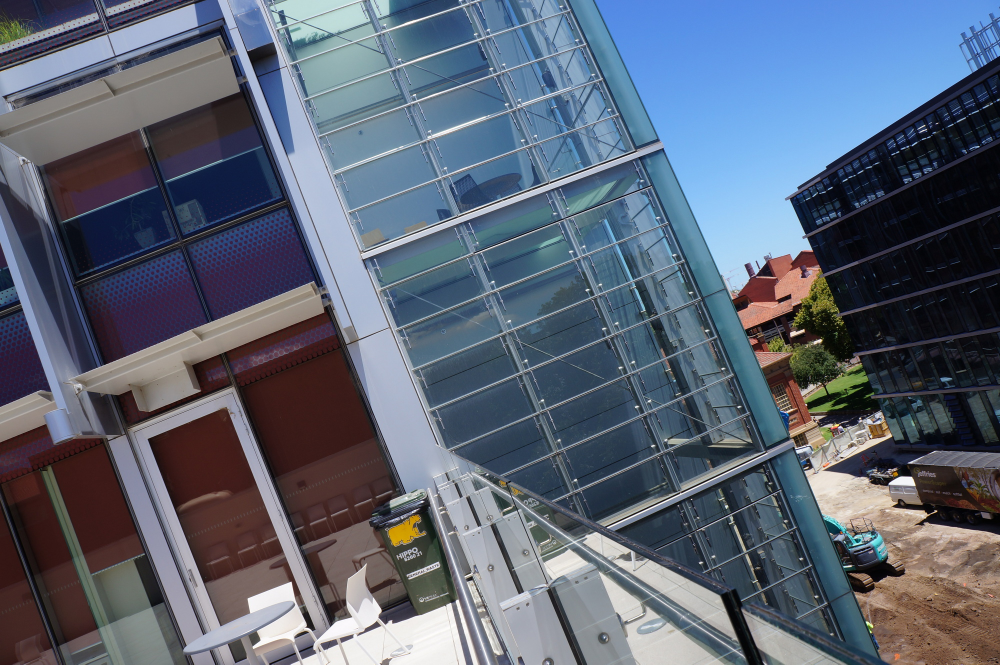
%> input picture Assignment3/I3/3_1.JPG, 2000 x 1329 px (shown at 1/2 size)
$ octave Assignmenrt2.m   (GNU Octave 9; MATLAB toolbox functions it lacks are replaced by stand-ins)
%> lines starting %> are read from the running program, lines starting %| are printed output that depends on the picture
% References
% 1. Class Notes
% 2. Lowe, David G. "Distinctive image features from scale-invariant keypoints."
% International journal of computer vision 60, no. 2 (2004): 91-110.


clc;
clear all;
close all;
warning('off')

for m=1:2
    if(m==1)
        I1=rgb2gray(imresize(imread('3_1.jpg'),[1024,1024]));
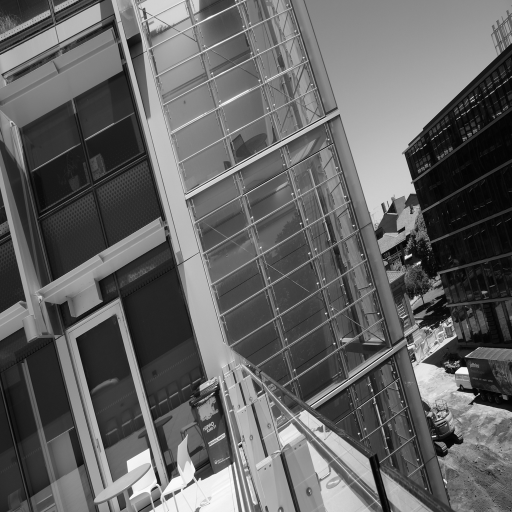
%> I1: size 1024x1024 uint8 (shown at 1/2 size); min 0, max 255, mean 99.5
        imshow(I1);
        title('Original Image1');
        I2=im2double(I1);
        [r,c]= size(I2);
%> r = 1024; c = 1024
    else
        I1=rgb2gray(imresize(imread('3_2.jpg'),[1024,1024]));
        I1=I1';
        imshow(I1);
        title('Original Image2');
        I2=im2double(I1);
        [r,c]= size(I2);
    end
                                %Solution (a)
% initializing empty octave's matrix store 596
octave1=[];
octave2=[];
octave3=[];

%Define Variance
a=sqrt(2);
sd=1/sqrt(2);

% 1st octave
I3 = padarray(I2,[3 3],0,'both');             % zero padding
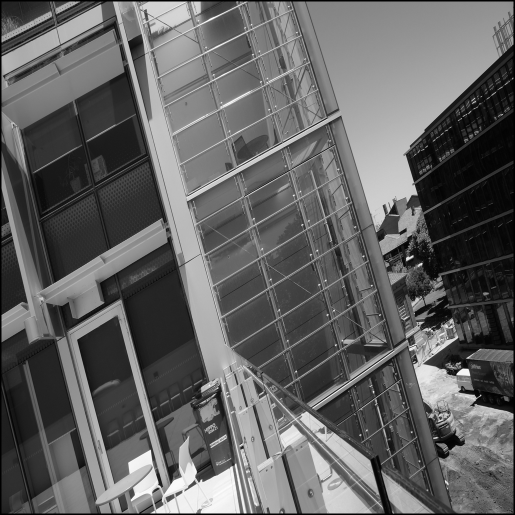
%> I3: size 1030x1030 double (shown at 1/2 size); min 0, max 1, mean 0.386
[r1,c1]= size(I3);
%> r1 = 1030; c1 = 1030

% Different level in First octave
for k1=0:4
    sigma=(a^k1)*sd;

%generating gaussian filter coefficent
s=0;
for i=-2:2
    for j=-2:2
    K(i+3,j+3) = exp(-(i.^2+j.^2)/(2*sigma^2));
    K(i+3,j+3) = K(i+3,j+3)./(2*pi*(sigma^2));
    s=s+K(i+3,j+3);
    end
end
K = K./s;

%convolving image with gaussian filter
I4=zeros(r,c);
s1=0;
%> (the run ends here)
